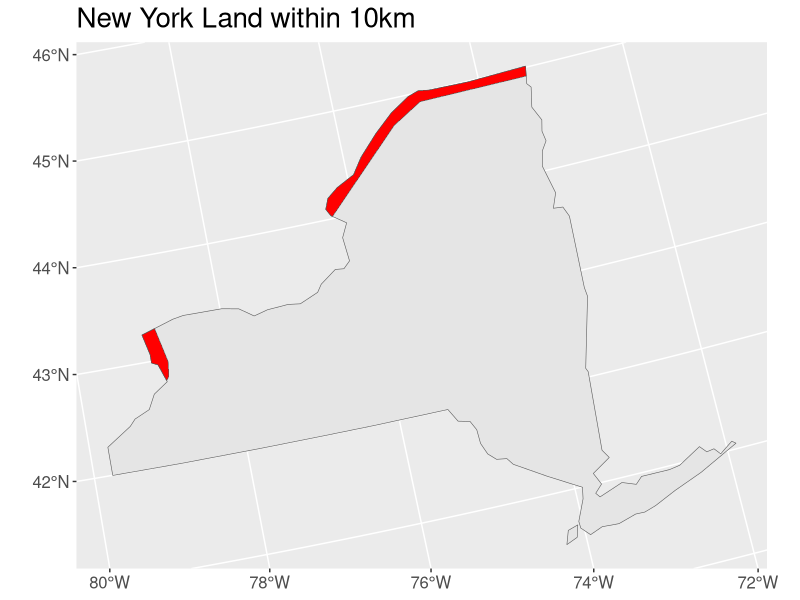
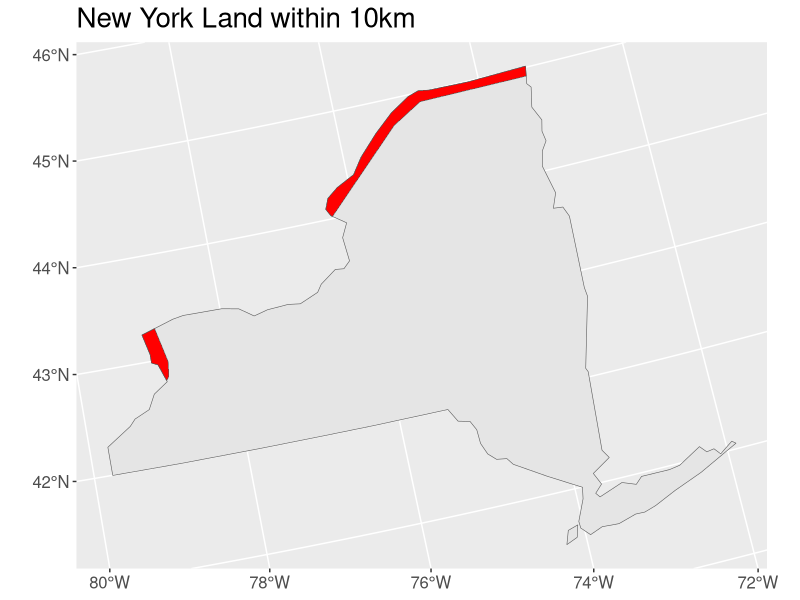

Here is the R script that generated these plots, in order:
library(spData)
library(sf)
library(tidyverse)
library(units)

#load 'world' data from spData package
data(world)  
# load 'states' boundaries from spData package
data(us_states)

#plot if desired
#plot(world[1])
#plot(us_states[1])

albers="+proj=aea +lat_1=29.5 +lat_2=45.5 +lat_0=37.5 +lon_0=-96 +x_0=0 +y_0=0 +ellps=GRS80 +datum=NAD83 +units=m +no_defs"
world_transform <- st_transform(world, crs = albers)
head(world)

Canada_filtered <- world_transform %>%
  filter(name_long == "Canada")

Canada_buffered <- st_buffer(Canada_filtered, dist = 10000)
#Got help with transformation from Betsy
#Got st_buffer() function from Chapter 5 of Geocomputation with R

us_transform <- st_transform(us_states, albers)
head(us_states)

NY_filtered <- us_transform %>%
  filter(NAME == "New York")
view(NY_filtered)

NY_and_Canada <- st_intersection(st_geometry(NY_filtered), st_geometry(Canada_buffered))
#Learned st_geometry() from https://github.com/r-spatial/sf/issues/406 to avoid an error

final_map <- ggplot(data = NY_filtered) + geom_sf() + 
  geom_sf(data = NY_and_Canada, fill = "red") + 
  labs(title = "New York Land within 10km") + 
  theme(plot.title = element_text(size = 20)) + 
  theme(axis.text = element_text(size = 12))
print(final_map)

border_area <- st_area(NY_and_Canada) %>%
  set_units(km^2)
print(border_area)
#Got script on how to pipe from Tina

ggsave(filename = "New York Land within 10km.png", device = "png")
